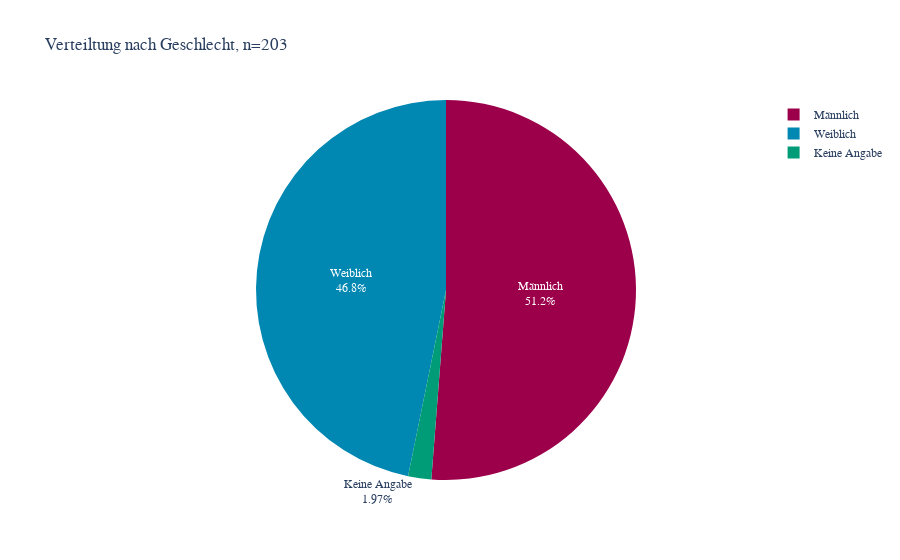
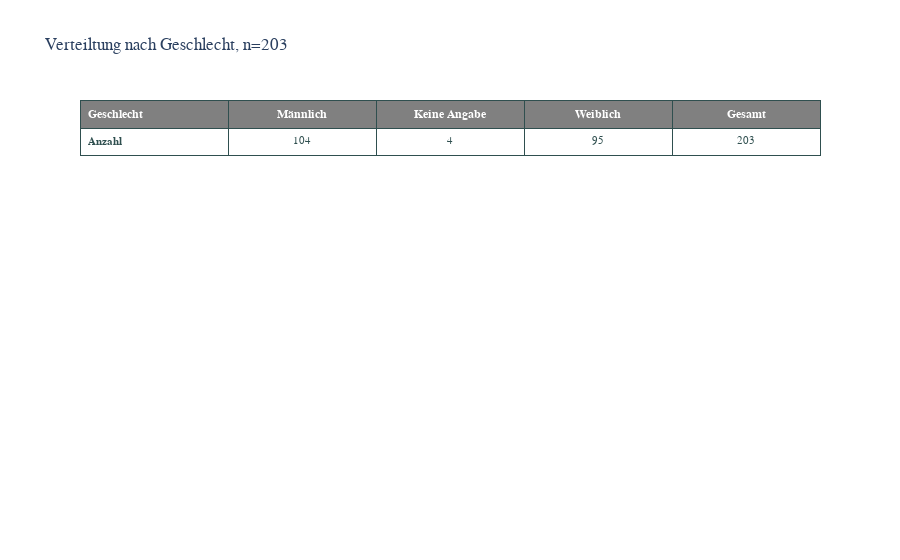

The notebook cell saved with these charts, in order:
### Markdown cell above
### Gender

### Code cell
df = surveyData[['sex']]

df.fillna('nicht angegeben', inplace=True)
df = df.groupby(['sex'], dropna=False)['sex'].count().reset_index(name='count')

# Label strings
chartLabel = f"Verteiltung nach Geschlecht, n={len(surveyData[['sex']])}"
categoryGroups = ["Männlich", "Keine Angabe", "Weiblich"]

fig = go.Figure(data=[go.Pie( labels=categoryGroups, values=df['count'])])
fig.update_traces(textinfo='percent+label', marker=dict(colors=urCdColors))
fig.update_layout(
    title=chartLabel,
    yaxis_title=yLabel,
    # legend_title="Legend Title",
    font=dict(
        family="Frutiger Next LT W1G, Gill Sans, sans-serif",
        size=12,
        # color="RebeccaPurple"
    )
)
fig.show()

# Table sex
fig = go.Figure(data=[go.Table(
  header=dict(
    values=['<b>Geschlecht</b>', f"<b>{categoryGroups[0]}</b>", f"<b>{categoryGroups[1]}</b>", f"<b>{categoryGroups[2]}</b>", "<b>Gesamt</b>"],
    line_color='darkslategray',
    fill_color=headerColor,
    align=['left','center'],
    font=dict(color='white', size=12)
  ),
  cells=dict(
    values=[
      # [surveyData[surveyData['sex'] == 'männlich'], surveyData[surveyData['sex'] == 'nicht angegeben'], surveyData[surveyData['sex'] == 'weiblich']]],
        ['<b>Anzahl</b>'],
        [len(surveyData[surveyData['sex'] == 'männlich'])],
        [surveyData['sex'].isnull().sum()],
        [len(surveyData[surveyData['sex'] == 'weiblich'])],
        [len(surveyData[['sex']])]
      ],
    line_color='darkslategray',
    # 2-D list of colors for alternating rows
    fill_color = [[rowOddColor,rowEvenColor,rowOddColor, rowEvenColor,rowOddColor]*5],
    align = ['left', 'center'],
    font = dict(color = 'darkslategray', size = 11)
    ))
])

fig.update_layout(
    title=chartLabel,
    yaxis_title=yLabel,
    # legend_title="Legend Title",
    font=dict(
        family="Frutiger Next LT W1G, Gill Sans, sans-serif",
        size=12,
        # color="RebeccaPurple"
    )
)

fig.show()

### Figure 1 — Plotly figure (JSON) as saved in the notebook; plotly's stock layout.template omitted (floating-point values rounded to 4 significant figures)
{"data": [{"labels": ["Männlich", "Keine Angabe", "Weiblich"], "marker": {"colors": ["rgb(156,0,75)", "rgb(0,155,119)", "rgb(0,135,178)", "rgb(174,167,0)", "rgb(236,98,0)", "rgb(191,0,42)", "rgb(79,184,0)", "rgb(0,137,147)", "rgb(0,85,106)", "rgb(205,211,15)", "rgb(236,188,0)"]}, "textinfo": "percent+label", "type": "pie", "values": [104, 4, 95]}], "layout": {"font": {"family": "Frutiger Next LT W1G, Gill Sans, sans-serif", "size": 12}, "title": {"text": "Verteiltung nach Geschlecht, n=203"}, "yaxis": {"title": {"text": "Alter in Jahren"}}}}

### Figure 2 — Plotly figure (JSON) as saved in the notebook; plotly's stock layout.template omitted (floating-point values rounded to 4 significant figures)
{"data": [{"cells": {"align": ["left", "center"], "fill": {"color": [["white", "lightgrey", "white", "lightgrey", "white", "white", "lightgrey", "white", "lightgrey", "white", "white", "lightgrey", "white", "lightgrey", "white", "white", "lightgrey", "white", "lightgrey", "white", "white", "lightgrey", "white", "lightgrey", "white"]]}, "font": {"color": "darkslategray", "size": 11}, "line": {"color": "darkslategray"}, "values": [["<b>Anzahl</b>"], [104], [4], [95], [203]]}, "header": {"align": ["left", "center"], "fill": {"color": "grey"}, "font": {"color": "white", "size": 12}, "line": {"color": "darkslategray"}, "values": ["<b>Geschlecht</b>", "<b>Männlich</b>", "<b>Keine Angabe</b>", "<b>Weiblich</b>", "<b>Gesamt</b>"]}, "type": "table"}], "layout": {"font": {"family": "Frutiger Next LT W1G, Gill Sans, sans-serif", "size": 12}, "title": {"text": "Verteiltung nach Geschlecht, n=203"}, "yaxis": {"title": {"text": "Alter in Jahren"}}}}
